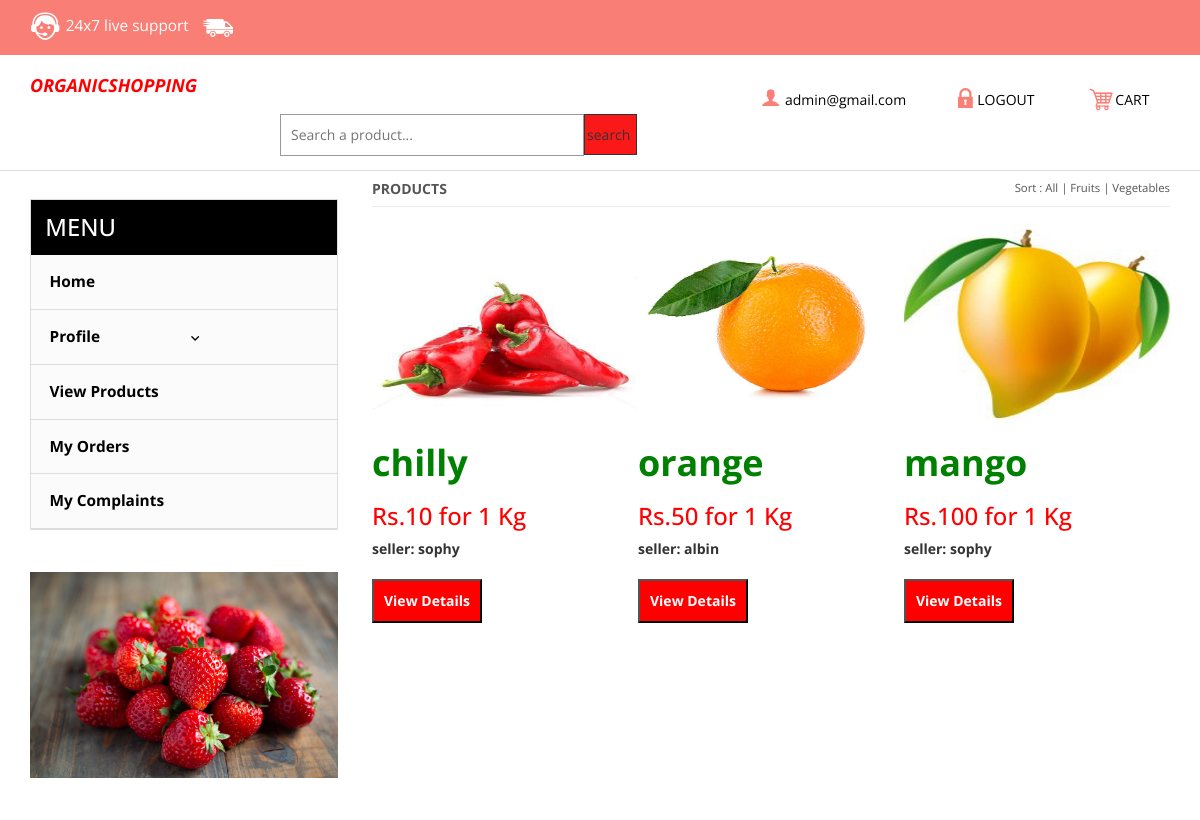
/view_products.php (signed in), run on the app's committed database.
### tables this page shows
CREATE TABLE `tbl_product` (
  `pid` int(11) NOT NULL,
  `rid` int(11) NOT NULL,
  `product_category_id` int(11) NOT NULL,
  `name` varchar(20) NOT NULL,
  `price` varchar(20) NOT NULL,
  `des` text NOT NULL,
  `qunty` float NOT NULL,
  `date` date NOT NULL,
  `image` varchar(20) NOT NULL DEFAULT 'blank.png',
  `picStatus` int(10) NOT NULL
);

CREATE TABLE `tbl_registration` (
  `rid` int(10) NOT NULL,
  `fname` varchar(20) NOT NULL,
  `lname` varchar(20) NOT NULL,
  `phone_no` varchar(15) NOT NULL,
  `email` varchar(30) NOT NULL,
  `place` varchar(30) NOT NULL,
  `images` varchar(10) NOT NULL
);

### view_products.php (the view, shortened to what this page needs)
<?php
if(isset($_SESSION['alogin'])){
	$mail=$_SESSION['alogin'];
?>
<?php
$con=mysqli_connect("localhost","root","","organic_shop_db")or die ("Couldnt connect");
$viewbrand="select * FROM tbl_product ,tbl_registration WHERE tbl_product.rid=tbl_registration.rid";
$d_seller_brand=mysqli_query($con,$viewbrand);
?>
<!DOCTYPE html>
<html>
<head>
<link href="css/bootstrap.css" rel="stylesheet" type="text/css" media="all" />
<link href="css/style.css" rel="stylesheet" type="text/css" media="all" />
</head>
<body>
	<div class="header">
		<div class="top-header">
			<div class="container">
				<div class="top-header-left">
					<ul class="support">
						<li><a href="#"><label> </label></a></li>
						<li><a href="#">24x7 live<span class="live"> support</span></a></li>
					</ul>
					<ul class="support">
						<li class="van"><a href="#"><label> </label></a></li>
					</ul>
					<div class="clearfix"> </div>
				</div>
					<div class="clearfix"> </div>
				</div>
			</div>
		</div>
		<div class="bottom-header">
			<div class="container">
				<div class="header-bottom-left">
					<div class="logo">
						<font size="4"><strong><i> <b><p style="color:red;">ORGANICSHOPPING </p> </b></i></strong></font>
					</div>
					<div class="w3l_search" style="margin-top:5px;margin-left:250px">
									<form action="search_prod_action.php" method="POST">
										<input type="text" name="product" id="product" placeholder="Search a product..." required>
										<input type="submit" name="search" id="search" value="search ">
									</form>
						</div>
					<div class="clearfix"> </div>
				</div>
				<div class="header-bottom-right">
						<div class="account"><a href="seller_profile.php"><span> </span><?php echo $mail?></a></div>
							<ul class="login">
								<li><a href="logout.php"><span> </span>LOGOUT</a></li>
							</ul>
						<div class="cart"><a href="cart_view.php"><span> </span>CART</a></div>
				</div>
				<div class="clearfix"> </div>
			</div>
		</div>
	<div class="container">
	<div class="women-product">
		<div class=" w_content">
			<div class="women">
				<a href="view_products.php"><b><h4>PRODUCTS <span></span> </b></h4></a>
				<ul class="w_nav">
					<li>Sort : </li>
					<li><a class="active" href="view_products.php">All</a></li> |
			     	<li><a  href="view_products_fruit.php">Fruits</a></li> |
			     	<li><a href="view_products_vegetables.php">Vegetables </a></li>
			     </ul>
			     <div class="clearfix"> </div>
			</div>
		</div>
		<div class="grid-product">
			<?php while ($rowp=mysqli_fetch_array($d_seller_brand))
					{
						?>
		  <div class="  product-grid">
		   <form  action="view_single.php" method="POST" name="prod" id="prod" >
			<div class="content_box">
			   	<div class="left-grid-view grid-view-left">
			   	   	 <img src="uploads/products/<?php echo $rowp['image'] ?>"  class="img-responsive watch-right" alt="image"/ style="width:300px;height:200px;"  >
				</div>
				    <b> <h1 style="color:green ;"><b> <?php echo $rowp['name'] ;
					?></b></h1>
				    <h3 style="color:red;"> Rs.<?php   echo $rowp['price'] ?> for 1 Kg</h3>
					  seller: <?php   echo $rowp['fname'] ?>
			  			</br>	  <input type="submit" name="view_detail" id="view_detail" value="View Details" style="color:white;background-color:red;padding:10px" >
			   	</div>
              </div>
			  	<?php }?>
		</div>
	</div>
	<div class="sub-cate">
				<div class=" top-nav rsidebar span_1_of_left">
					<h3 class="cate">MENU</h3>
		   <ul class="menu">
		 <ul class="kid-menu">
		<li><a href="seller_home.php"> Home</a></li>
		</ul>
		<li class="item2"><a href="#">Profile<img class="arrow-img " src="images/arrow1.png" alt=""/></a>
		</li>
		<ul class="kid-menu ">
				<li><a href="view_products.php">View Products</a></li>
				<li><a href="customer_view_orders1.php">My Orders</a></li>
				  <li><a href="customer_complaints.php">My Complaints</a></li>
			</ul>
	</ul>
					</div>
	   		     		<img class="img-responsive chain" src="images/a.jpg" alt=" " />
			</div>
	<div class="clearfix"> </div>
</div>
<?php
}
else
{
	header('Location:login.php');
}
?>

### css/style.css (style rules this page uses)
body { background: #fff; font-family: 'Open Sans', sans-serif; }
body a { transition: 0.5s all; -webkit-transition: 0.5s all; -o-transition: 0.5s all; -ms-transition: 0.5s all; -moz-transition: 0.5s all; }
.top-header { background: #F97E76; padding: 0.7em 0; }
.top-header-left { float: left; }
ul.support { padding: 0 1em 0 0em; margin: 0; float: left; }
ul.support li { display: inline-block; }
ul.support li label { background: url(../images/img-sprite.png)-2px -27px; width: 32px; height: 30px; display:inline-block; vertical-align: middle; }
ul.support li.van a label { background-position: -46px -25px; }
ul.support li a { text-decoration:none; font-size: 1.1em; color: #fff; }
.bottom-header { border-bottom: 1px solid #ddd; padding: 0.7em 0 1em; }
.header-bottom-left { float: left; width: 55%; }
.logo { float:left; width: 27%; margin-top:9px; }
.header-bottom-right { float: right; width: 37%; text-align: center; padding-top:1.7em; }
.account,.cart { float:left; width:40%; }
.cart { width:24%; }
.account a span { background: url(../images/img-sprite.png)-117px -30px; width: 26px; height: 26px; display: inline-block; vertical-align: middle; }
.account a,.cart a ,ul.login li a { text-decoration:none; font-size: 1em; color: #000; }
.cart a span { background: url(../images/img-sprite.png) -172px -28px; width: 26px; height: 26px; display: inline-block; vertical-align: middle; }
ul.login { float:left; width:36%; margin:0; }
ul.login li { display:inline-block; }
ul.login li a span { background: url(../images/img-sprite.png) -143px -29px; width: 26px; height: 26px; display: inline-block; vertical-align: middle; }
h3.cate { color: #fff; font-size: 1.7em; padding: 0.6em ; background: #000; margin: 0; }
ul.kid-menu { display: block !important; }
.menu { width: auto; height: auto; padding: 0; list-style: none; margin: 0; background: #FBFBFC; }
ul { padding: 0; list-style: none; }
.menu > li > a { width: 100%; line-height: 3.5em; text-indent: 1.2em; display: block; position: relative; color: #000; font-size: 1.1em; text-decoration:none; border-bottom: 1px solid #ddd; font-weight:700; }
.menu ul li a { width: 100%; display: block; position: relative; font-size:1.1em; font-weight: 400; color: #000; text-decoration:none; border-bottom: 1px solid #ddd; font-weight:700; line-height: 3.5em; text-indent: 1.2em; }
.menu ul.kid-menu li a { border-bottom: none; }
ul.kid-menu { padding: 0; margin: 0; }
ul.kid-menu li { list-style: none; border-bottom: 1px solid #ddd; }
.arrow-img { padding: 0em 0em 0 6.5em; }
.sub-cate,.slide-grid { float: left; }
.top-nav { border: 1px solid #ddd; }
.sub-cate { width: 27%; margin: 2em 2em 0 0; }
.chain { margin: 0 auto; padding: 3em 0; }
.women-product,.account_grid,.register,.single_top,.main { width: 70%; float: right; }
.women { text-align: left; border-bottom: 1px solid #ebebeb; }
.women h4 { float:left; font-size:1em; text-transform:uppercase; color: #333333; }
.women h4 { color:#555555; }
.w_nav { float:right; color:#555555; font-size:0.8125em; padding:0.8em 0 0; list-style:none; margin: 0 }
.w_nav li { display: inline-block; }
.w_nav li a { display: block; color:#555555; text-transform:capitalize; }
.grid-product { display:block; margin: 2% 0; }
.product-grid { float: left; width: 33.333%; }
.left-grid-view { overflow: hidden; position: relative; margin-bottom: 1em; }
.grid-view-left img { -webkit-transition: all 0.3s ease-in-out; -moz-transition: all 0.3s ease-in-out; -o-transition: all 0.3s ease-in-out; -ms-transition: all 0.3s ease-in-out; transition: all 0.3s ease-in-out; margin: 0 auto; }
@media (max-width:1280px) { .arrow-img { padding: 0em 0em 0 5.5em; } }

### view_products.php (style rules this page uses)
.w3l_search { float: left; width: 57%; margin:.1em 0 0em 10em; }
.w3l_search input[type="text"] { outline: none; padding: 10px; color: #212121; font-size: 14px; width: 85%; background: #fff; border: 1px solid #999; float: left; }
.w3l_search input[type="submit"] { outline: none; padding: 10px 0 9px; width: 15%; border: 1px solid; position: relative; background: #FA1818; }

### data on the page
tbl_product: image (picture), name "chilly", price "10", rid.fname "sophy"
tbl_product: image (picture), name "orange", price "50", rid.fname "albin"
tbl_product: image (picture), name "mango", price "100", rid.fname "sophy"

### other printed values
$mail "admin@gmail.com"
